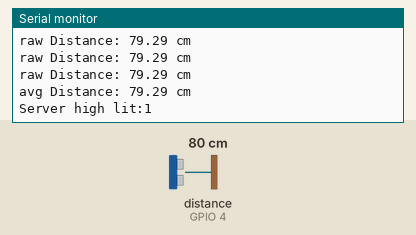
Recording of a program running on a simulated Seeed XIAO ESP32-C3. Parts: the last lines printed to the serial monitor. Wiring (inferred from the names in the program): ultrasonic range finder: trigger GPIO 3; echo GPIO 4. Inputs (shaded band) come from the test bench; at power-on: distance to the obstacle (sensor on GPIO 4) 80 cm. The echo pulse lasts 58.3 µs per cm; nothing arrives over Bluetooth unless stated; a phone connects over Bluetooth LE 3 s after start.

Above: at 1.2 s.
1.3 s: distance to the obstacle (sensor on GPIO 4) set to 33 cm
At 4.1 s:
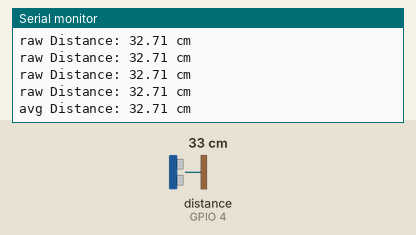
4.3 s: distance to the obstacle (sensor on GPIO 4) set to 28 cm
At 5.9 s:
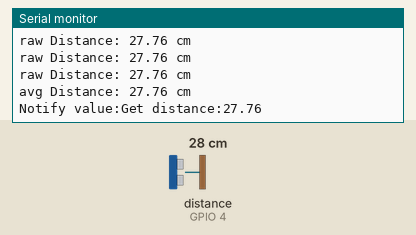
Timing chart, 0 to 7.4 s (numbered marks = the images above; inputs shaded):
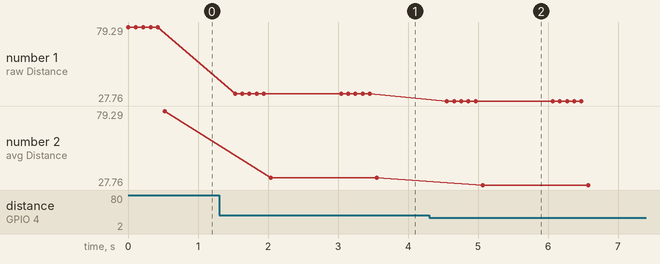

Measured:
- the behaviour switches between 31 and 30 cm on distance to the obstacle (sensor on GPIO 4) (found by bisection; images 1 and 2)
- after the input at 1.3 s, the serial monitor: prints a new line after 0.23 s (image 1)
- after the input at 4.3 s, the serial monitor: prints a new line after 0.26 s (image 2)
- plotted number 1: 79.29 → 32.71 after the input at 1.3 s, 32.71 → 27.76 after the input at 4.3 s
- plotted number 2: 79.29 → 32.71 after the input at 1.3 s, 32.71 → 27.76 after the input at 4.3 s

The program:

main.cpp
```cpp
#include <Arduino.h>
#include <BLEDevice.h>
#include <BLEServer.h>
#include <BLEUtils.h>
#include <BLE2902.h>
#include <stdlib.h>

BLEServer* pServer = NULL;
BLECharacteristic* pCharacteristic = NULL;
bool deviceConnected = false;
bool oldDeviceConnected = false;
unsigned long previousMillis = 0;
const long interval = 1000;
int iLoop=0;
const int ledPin =  D10;

const int trigPin = 3;  // GPIO pin for Trig
const int echoPin = 4;  // GPIO pin for Echo

// TODO: add new global variables for your sensor readings and processed data

// TODO: Change the UUID to your own (any specific one works, but make sure they're different from others'). You can generate one here: https://www.uuidgenerator.net/

#define SERVICE_UUID        "2c4133b0-1d80-4a87-966b-e71e4cc3a577"
#define CHARACTERISTIC_UUID "b1c1ee71-2ecd-4a6c-9159-59058addefcc"


float getDistance(int n,int issendRaw) {
  float distance=0;
  float d[6];
  for(int i=0;i<6 && i<n;i++){
	  // Send a 10µs pulse to the Trig pin
	  digitalWrite(trigPin, LOW);
	  delayMicroseconds(2);
	  digitalWrite(trigPin, HIGH);
	  delayMicroseconds(10);
	  digitalWrite(trigPin, LOW);

	  // Measure the duration of the pulse on the Echo pin
	  long duration = pulseIn(echoPin, HIGH);

	  // Calculate distance in centimeters
	  float d = duration * 0.034 / 2;
	  if(issendRaw){
		  Serial.print("raw Distance: ");
		  Serial.print(d);
		  Serial.println(" cm");
	  }
	  distance+=d;

	  // Wait before the next measurement
	  delay(100);
  }
   // Print the distance to the Serial Monitor
  Serial.print("avg Distance: ");
  distance=distance/n;
  Serial.print(distance);
  Serial.println(" cm");
  return distance;
}


class MyServerCallbacks : public BLEServerCallbacks {
    void onConnect(BLEServer* pServer) {
		Serial.println("Connected");
        deviceConnected = true;
    };

    void onDisconnect(BLEServer* pServer) {
		Serial.println("DisConnected");
        deviceConnected = false;
    }
};

// TODO: add DSP algorithm functions here

void setup() {
    Serial.begin(115200);
	pinMode(trigPin, OUTPUT);
    pinMode(echoPin, INPUT);
    Serial.println("Starting BLE work!");

    // TODO: add codes for handling your sensor setup (pinMode, etc.)

    // TODO: name your device to avoid conflictions
    BLEDevice::init("XIAO_ESP32C3_YUJUNXIAN");
    pServer = BLEDevice::createServer();
    pServer->setCallbacks(new MyServerCallbacks());
    BLEService *pService = pServer->createService(SERVICE_UUID);
    pCharacteristic = pService->createCharacteristic(
        CHARACTERISTIC_UUID,
        BLECharacteristic::PROPERTY_READ |
        BLECharacteristic::PROPERTY_WRITE |
        BLECharacteristic::PROPERTY_NOTIFY
    );
    pCharacteristic->addDescriptor(new BLE2902());
    pCharacteristic->setValue("Hello World");
    pService->start();
    // BLEAdvertising *pAdvertising = pServer->getAdvertising();  // this still is working for backward compatibility
    BLEAdvertising *pAdvertising = BLEDevice::getAdvertising();
    pAdvertising->addServiceUUID(SERVICE_UUID);
    pAdvertising->setScanResponse(true);
    pAdvertising->setMinPreferred(0x06);  // functions that help with iPhone connections issue
    pAdvertising->setMinPreferred(0x12);
    BLEDevice::startAdvertising();
    Serial.println("Characteristic defined! Now you can read it in your phone!");
}

void loop() {
    // TODO: add codes for handling your sensor readings (analogRead, etc.)

    // TODO: use your defined DSP algorithm to process the readings
	float dis=getDistance(5,1);
    iLoop++;
    int buttonState = iLoop%20;
    if (buttonState == HIGH) {
		  char buf[10];
		  memset(buf,0,10);
		  itoa(iLoop,buf,10);
		  String s(buf);
		  Serial.print("Server high lit:");
		  Serial.println(s);
    }
    if (deviceConnected) {
        // Send new readings to database
        // TODO: change the following code to send your own readings and processed data
        unsigned long currentMillis = millis();
        if (currentMillis - previousMillis >= interval) {
		char buf[10];
		memset(buf,0,10);
		if(dis<30){
			String s2("Get distance:");
			{
			int d=(int)(dis);
			itoa(d,buf,10);
			String s(buf);
			s2=s2+s;
			}
			{
			int d=(int)(100*dis);
			d=d%100;
			itoa(d,buf,10);
			String s(buf);
			s2=s2+".";
			s2=s2+s;
			}
			pCharacteristic->setValue(s2);
			pCharacteristic->notify();
			Serial.print("Notify value:");
			Serial.println(s2);
		}
        }
    }
    // disconnecting
    if (!deviceConnected && oldDeviceConnected) {
        delay(500);  // give the bluetooth stack the chance to get things ready
        pServer->startAdvertising();  // advertise again
        Serial.println("Start advertising");
        oldDeviceConnected = deviceConnected;
    }
    // connecting
    if (deviceConnected && !oldDeviceConnected) {
        // do stuff here on connecting
        oldDeviceConnected = deviceConnected;
    }
    delay(1000);
}
```
